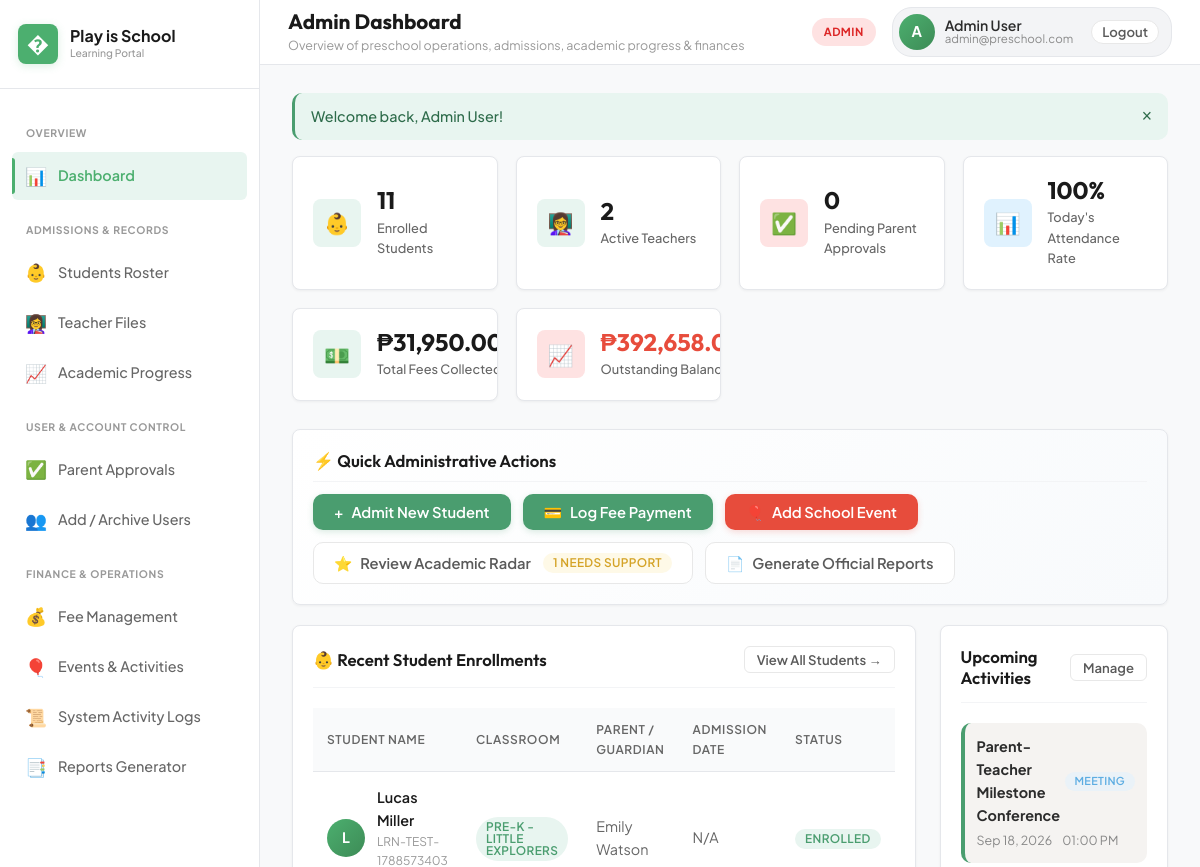
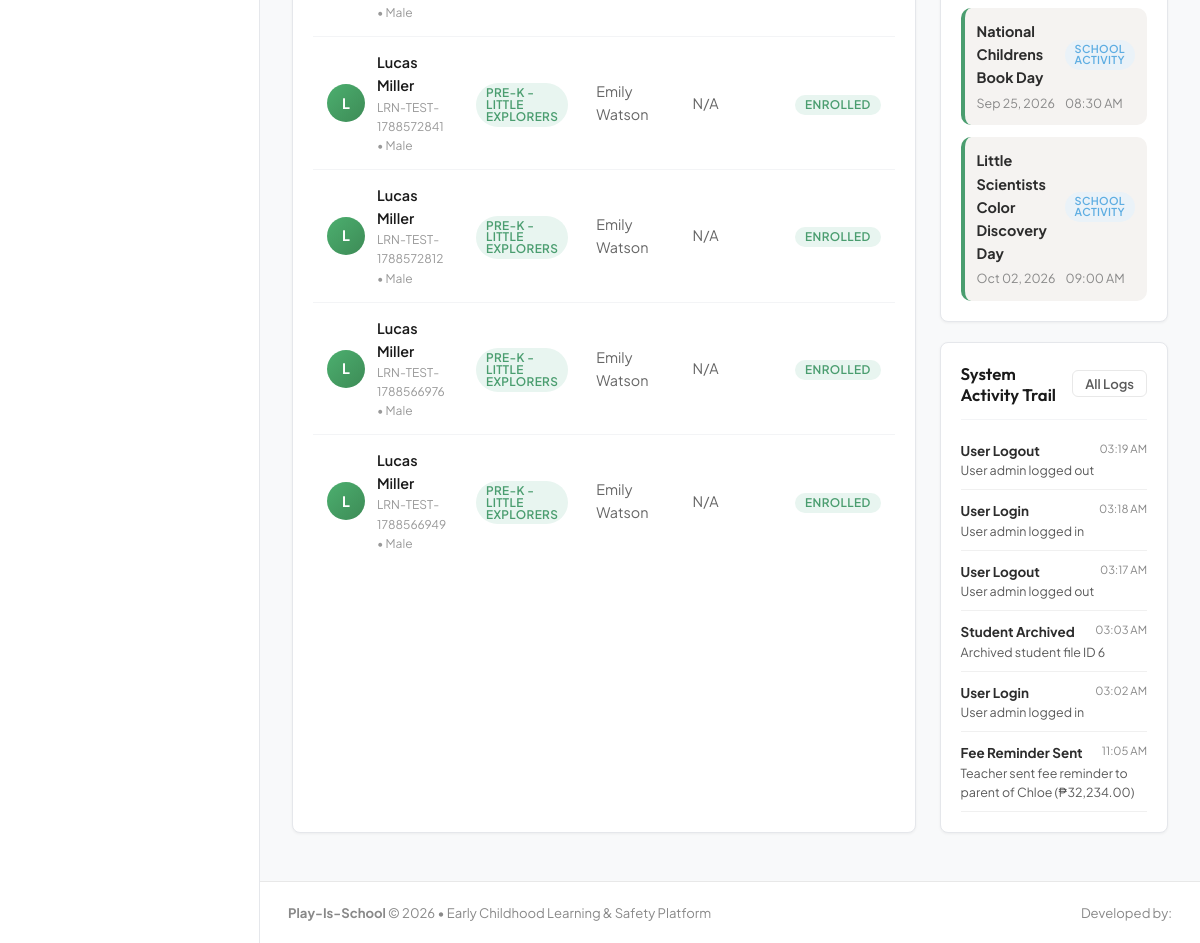
/admin/index.php (signed in), run on the app's committed database (2 pictures, top to bottom).
### tables this page shows
CREATE TABLE students (
            id INTEGER PRIMARY KEY AUTOINCREMENT,
            first_name TEXT NOT NULL,
            last_name TEXT NOT NULL,
            lrn TEXT UNIQUE,
            dob DATE NOT NULL,
            gender TEXT CHECK(gender IN ('Male', 'Female')),
            blood_type TEXT,
            classroom_id INTEGER,
            parent_id INTEGER,
            address TEXT,
            emergency_contact_name TEXT,
            emergency_contact_phone TEXT,
            allergies TEXT,
            medical_notes TEXT,
            enrollment_status TEXT DEFAULT 'enrolled' CHECK(enrollment_status IN ('enrolled', 'archived', 'withdrawn')),
            admission_date DATE,
            avatar TEXT,
            FOREIGN KEY (classroom_id) REFERENCES classrooms(id) ON DELETE SET NULL,
            FOREIGN KEY (parent_id) REFERENCES users(id) ON DELETE SET NULL
        );

CREATE TABLE classrooms (
            id INTEGER PRIMARY KEY AUTOINCREMENT,
            name TEXT NOT NULL,
            room_number TEXT,
            capacity INTEGER DEFAULT 20,
            teacher_id INTEGER,
            FOREIGN KEY (teacher_id) REFERENCES users(id) ON DELETE SET NULL
        );

CREATE TABLE users (
            id INTEGER PRIMARY KEY AUTOINCREMENT,
            name TEXT NOT NULL,
            email TEXT UNIQUE NOT NULL,
            password TEXT NOT NULL,
            role TEXT NOT NULL CHECK(role IN ('admin', 'teacher', 'parent')),
            phone TEXT,
            status TEXT NOT NULL DEFAULT 'active' CHECK(status IN ('active', 'pending_approval', 'archived', 'rejected')),
            avatar TEXT,
            created_at DATETIME DEFAULT CURRENT_TIMESTAMP,
            updated_at DATETIME DEFAULT CURRENT_TIMESTAMP
        );

CREATE TABLE events (
            id INTEGER PRIMARY KEY AUTOINCREMENT,
            title TEXT NOT NULL,
            description TEXT,
            event_date DATE NOT NULL,
            start_time TIME,
            end_time TIME,
            location TEXT,
            event_type TEXT DEFAULT 'School Activity',
            created_by INTEGER,
            created_at DATETIME DEFAULT CURRENT_TIMESTAMP,
            FOREIGN KEY (created_by) REFERENCES users(id) ON DELETE SET NULL
        );

CREATE TABLE activity_logs (
            id INTEGER PRIMARY KEY AUTOINCREMENT,
            user_id INTEGER,
            action TEXT NOT NULL,
            details TEXT,
            ip_address TEXT,
            created_at DATETIME DEFAULT CURRENT_TIMESTAMP,
            FOREIGN KEY (user_id) REFERENCES users(id) ON DELETE SET NULL
        );

### includes/auth.php (called while the page is built, shortened)
<?php
require_once dirname(__DIR__) . '/config/config.php';
function getPendingApprovalsCount() {
    $db = getDB();
    $stmt = $db->query("SELECT COUNT(*) FROM users WHERE role = 'parent' AND status = 'pending_approval'");
    return (int)$stmt->fetchColumn();
}

### config/config.php (called while the page is built, shortened)
<?php
function formatMoney($amount) {
    return '₱' . number_format((float)$amount, 2);
}
function formatDate($date, $format = 'M d, Y') {
    if (!$date) return 'N/A';
    return date($format, strtotime($date));
}
function formatTime($time) {
    return date('h:i A', strtotime($time));
}

### admin/index.php (the view, shortened to what this page needs)
<?php
require_once dirname(__DIR__) . '/includes/auth.php';
$db = getDB();
$totalStudents = $db->query("SELECT COUNT(*) FROM students WHERE enrollment_status = 'enrolled'")->fetchColumn();
$totalTeachers = $db->query("SELECT COUNT(*) FROM users WHERE role = 'teacher' AND status = 'active'")->fetchColumn();
$today = date('Y-m-d');
$todayAttPresent = $db->query("SELECT COUNT(*) FROM attendance WHERE date = '$today' AND status IN ('present', 'late')")->fetchColumn();
$todayAttTotal = $db->query("SELECT COUNT(*) FROM attendance WHERE date = '$today'")->fetchColumn();
$attendanceRate = ($todayAttTotal > 0) ? round(($todayAttPresent / $todayAttTotal) * 100) : 100;
$totalFeesDue = $db->query("SELECT COALESCE(SUM(amount_due), 0) FROM student_fees")->fetchColumn();
$totalFeesPaid = $db->query("SELECT COALESCE(SUM(amount_paid), 0) FROM student_fees")->fetchColumn();
$totalOutstanding = $totalFeesDue - $totalFeesPaid;
$needsSupportCount = $db->query("SELECT COUNT(DISTINCT student_id) FROM academic_assessments WHERE needs_intervention = 1")->fetchColumn();
$recentStudents = $db->query("
    SELECT s.*, c.name as class_name, u.name as parent_name
    FROM students s
    LEFT JOIN classrooms c ON s.classroom_id = c.id
    LEFT JOIN users u ON s.parent_id = u.id
    WHERE s.enrollment_status = 'enrolled'
    ORDER BY s.id DESC LIMIT 5
")->fetchAll();
$upcomingEvents = $db->query("
    SELECT * FROM events
    WHERE event_date >= '$today'
    ORDER BY event_date ASC LIMIT 4
")->fetchAll();
$recentLogs = $db->query("
    SELECT l.*, u.name as user_name, u.role as user_role
    FROM activity_logs l
    LEFT JOIN users u ON l.user_id = u.id
    ORDER BY l.id DESC LIMIT 6
")->fetchAll();
require_once dirname(__DIR__) . '/includes/header.php';
?>
<div class="stat-grid">
    <div class="stat-card">
        <div class="stat-icon-wrapper stat-icon-primary">👶</div>
        <div class="stat-content">
            <div class="stat-value"><?= number_format($totalStudents) ?></div>
            <div class="stat-label">Enrolled Students</div>
        </div>
    </div>
    <div class="stat-card">
        <div class="stat-icon-wrapper stat-icon-mint">👩‍🏫</div>
        <div class="stat-content">
            <div class="stat-value"><?= number_format($totalTeachers) ?></div>
            <div class="stat-label">Active Teachers</div>
        </div>
    </div>
    <div class="stat-card">
        <div class="stat-icon-wrapper stat-icon-accent">
            <?= $pendingApprovals > 0 ? '⚠️' : '✅' ?>
        </div>
        <div class="stat-content">
            <div class="stat-value"><?= number_format($pendingApprovals) ?></div>
            <div class="stat-label">
                Pending Parent Approvals
            </div>
        </div>
    </div>
    <div class="stat-card">
        <div class="stat-icon-wrapper stat-icon-sky">📊</div>
        <div class="stat-content">
            <div class="stat-value"><?= $attendanceRate ?>%</div>
            <div class="stat-label">Today's Attendance Rate</div>
        </div>
    </div>
    <div class="stat-card">
        <div class="stat-icon-wrapper stat-icon-mint">💵</div>
        <div class="stat-content">
            <div class="stat-value"><?= formatMoney($totalFeesPaid) ?></div>
            <div class="stat-label">Total Fees Collected</div>
        </div>
    </div>
    <div class="stat-card">
        <div class="stat-icon-wrapper stat-icon-rose">📈</div>
        <div class="stat-content">
            <div class="stat-value" style="color: var(--rose);"><?= formatMoney($totalOutstanding) ?></div>
            <div class="stat-label">Outstanding Balances</div>
        </div>
    </div>
</div>
<div class="card" style="background: linear-gradient(135deg, #FFFFFF, #F8FAFC);">
    <div class="card-header" style="margin-bottom: 12px; padding-bottom: 10px;">
        <h3 class="card-title">⚡ Quick Administrative Actions</h3>
    </div>
    <div class="d-flex gap-3" style="flex-wrap: wrap;">
        <a href="students.php?action=new" class="btn btn-primary">
            <span>+</span> Admit New Student
        </a>
        <a href="fees.php?action=log" class="btn btn-mint">
            <span>💳</span> Log Fee Payment
        </a>
        <a href="events.php?action=new" class="btn btn-accent">
            <span>🎈</span> Add School Event
        </a>
        <a href="progress.php" class="btn btn-secondary">
            <span>⭐</span> Review Academic Radar
            <?php if ($needsSupportCount > 0): ?>
                <span class="badge badge-warning" style="margin-left: 4px;"><?= $needsSupportCount ?> Needs Support</span>
            <?php endif; ?>
        </a>
        <a href="reports.php" class="btn btn-secondary">
            <span>📄</span> Generate Official Reports
        </a>
    </div>
</div>
<div style="display: grid; grid-template-columns: 2fr 1fr; gap: 24px;">
    <div class="card">
        <div class="card-header">
            <h3 class="card-title">👶 Recent Student Enrollments</h3>
            <a href="students.php" class="btn btn-secondary btn-sm">View All Students &rarr;</a>
        </div>
        <div class="table-responsive">
            <table class="table">
                <thead>
                    <tr>
                        <th>Student Name</th>
                        <th>Classroom</th>
                        <th>Parent / Guardian</th>
                        <th>Admission Date</th>
                        <th>Status</th>
                    </tr>
                </thead>
                <tbody>
                    <?php if (empty($recentStudents)): ?>
                        <tr><td colspan="5" style="text-align:center; padding: 24px; color: var(--text-muted);">No student records found.</td></tr>
                    <?php else: ?>
                        <?php foreach ($recentStudents as $s): ?>
                            <tr>
                                <td>
                                    <div class="user-cell">
                                        <div class="user-cell-avatar">
                                            <?= strtoupper(substr($s['first_name'], 0, 1)) ?>
                                        </div>
                                        <div>
                                            <div class="user-cell-name"><?= htmlspecialchars($s['first_name'] . ' ' . $s['last_name']) ?></div>
                                            <div class="user-cell-sub"><?= htmlspecialchars($s['lrn'] ?? 'No LRN') ?> &bull; <?= htmlspecialchars($s['gender']) ?></div>
                                        </div>
                                    </div>
                                </td>
                                <td><span class="badge badge-primary"><?= htmlspecialchars($s['class_name'] ?? 'Unassigned') ?></span></td>
                                <td><?= htmlspecialchars($s['parent_name'] ?? 'Not Linked') ?></td>
                                <td><?= formatDate($s['admission_date']) ?></td>
                                <td><span class="badge badge-success"><?= strtoupper($s['enrollment_status']) ?></span></td>
                            </tr>
                        <?php endforeach; ?>
                    <?php endif; ?>
                </tbody>
            </table>
        </div>
    </div>
    <div>
        <div class="card">
            <div class="card-header">
                <h3 class="card-title"> Upcoming Activities</h3>
                <a href="events.php" class="btn btn-secondary btn-sm">Manage</a>
            </div>
            <?php if (empty($upcomingEvents)): ?>
                <p style="color: var(--text-muted); font-size: 0.88rem;">No upcoming events scheduled.</p>
            <?php else: ?>
                <div style="display: flex; flex-direction: column; gap: 12px;">
                    <?php foreach ($upcomingEvents as $evt): ?>
                        <div style="padding: 12px; background: var(--bg-card-subtle); border-radius: var(--radius-md); border-left: 4px solid var(--primary);">
                            <div class="d-flex justify-between align-center" style="margin-bottom: 4px;">
                                <strong style="font-size: 0.9rem; color: var(--text-primary);"><?= htmlspecialchars($evt['title']) ?></strong>
                                <span class="badge badge-info" style="font-size: 0.68rem;"><?= htmlspecialchars($evt['event_type']) ?></span>
                            </div>
                            <div style="font-size: 0.78rem; color: var(--text-muted); display: flex; gap: 10px;">
                                <span><?= formatDate($evt['event_date']) ?></span>
                                <span> <?= formatTime($evt['start_time']) ?></span>
                            </div>
                        </div>
                    <?php endforeach; ?>
                </div>
            <?php endif; ?>
        </div>
        <div class="card">
            <div class="card-header">
                <h3 class="card-title"> System Activity Trail</h3>
                <a href="logs.php" class="btn btn-secondary btn-sm">All Logs</a>
            </div>
            <div style="display: flex; flex-direction: column; gap: 10px; font-size: 0.84rem;">
                <?php foreach ($recentLogs as $log): ?>
                    <div style="border-bottom: 1px solid var(--border-subtle); padding-bottom: 8px;">
                        <div class="d-flex justify-between">
                            <strong style="color: var(--text-primary);"><?= htmlspecialchars($log['action']) ?></strong>
                            <small style="color: var(--text-muted);"><?= date('h:i A', strtotime($log['created_at'])) ?></small>
                        </div>
                        <div style="color: var(--text-secondary); font-size: 0.78rem;">
                            <?= htmlspecialchars($log['details']) ?>
                        </div>
                    </div>
                <?php endforeach; ?>
            </div>
        </div>
    </div>
</div>
<?php require_once dirname(__DIR__) . '/includes/footer.php'; ?>

### data on the page
students: first_name "L", first_name+last_name "Lucas Miller", lrn "LRN-TEST-1788573403", gender "Male", classroom.name "PRE-K - LITTLE EXPLORERS", parent.name "Emily Watson", admission_date "N/A", enrollment_status "ENROLLED"
students: first_name "L", first_name+last_name "Lucas Miller", lrn "LRN-TEST-1788572841", gender "Male", classroom.name "PRE-K - LITTLE EXPLORERS", parent.name "Emily Watson", admission_date "N/A", enrollment_status "ENROLLED"
students: first_name "L", first_name+last_name "Lucas Miller", lrn "LRN-TEST-1788572812", gender "Male", classroom.name "PRE-K - LITTLE EXPLORERS", parent.name "Emily Watson", admission_date "N/A", enrollment_status "ENROLLED"
students: first_name "L", first_name+last_name "Lucas Miller", lrn "LRN-TEST-1788566976", gender "Male", classroom.name "PRE-K - LITTLE EXPLORERS", parent.name "Emily Watson", admission_date "N/A", enrollment_status "ENROLLED"
students: first_name "L", first_name+last_name "Lucas Miller", lrn "LRN-TEST-1788566949", gender "Male", classroom.name "PRE-K - LITTLE EXPLORERS", parent.name "Emily Watson", admission_date "N/A", enrollment_status "ENROLLED"
events: title "Parent-Teacher Milestone Conference", event_type "MEETING", event_date "Sep 18, 2026", start_time "01:00 PM"
events: title "National Childrens Book Day", event_type "SCHOOL ACTIVITY", event_date "Sep 25, 2026", start_time "08:30 AM"
events: title "Little Scientists Color Discovery Day", event_type "SCHOOL ACTIVITY", event_date "Oct 02, 2026", start_time "09:00 AM"
activity_logs: action "User Logout", created_at "03:19 AM", details "User admin logged out"
activity_logs: action "User Login", created_at "03:18 AM", details "User admin logged in"
activity_logs: action "User Logout", created_at "03:17 AM", details "User admin logged out"
activity_logs: action "Student Archived", created_at "03:03 AM", details "Archived student file ID 6"
activity_logs: action "User Login", created_at "03:02 AM", details "User admin logged in"
activity_logs: action "Fee Reminder Sent", created_at "11:05 AM", details "Teacher sent fee reminder to parent of Chloe (₱32,234.00)"

### other printed values
$pageTitle "Admin Dashboard"
$pageSubtitle "Overview of preschool operations, admissions, academic progress & finances"
$role "ADMIN"
substr($user['name'] ?? 'U', 0, 1) "A"
$user['name'] "Admin User"
$user['email'] "admin@preschool.com"
$flash['message'] "Welcome back, Admin User!"
$totalStudents "11"
$totalTeachers "2"
$pendingApprovals "0"
$attendanceRate "100"
$needsSupportCount "1"
APP_NAME "Play-Is-School"
